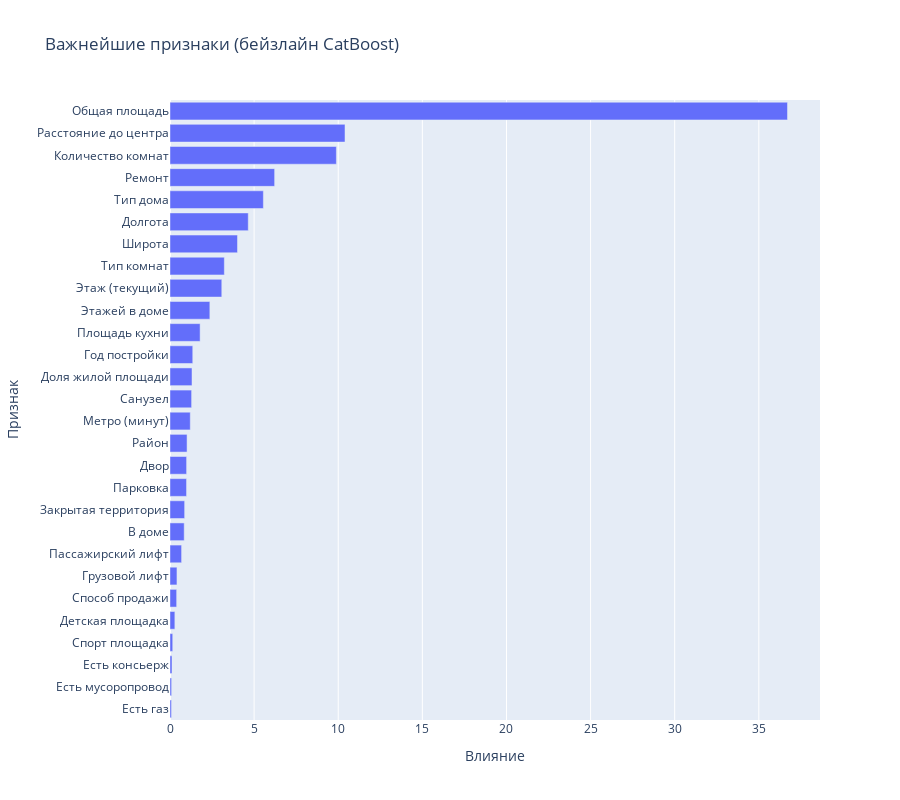

Notebook code for this chart:
### Markdown cell above
# При логарифмировании целевой переменной произошло ухудшение метрик R^2 и RMSE, поэтомe при использовании Optuna возьмем обчные значения целевой переменной

### Code cell
# Важность признаков от log-модели
log_importances = model_with_log.get_feature_importance(prettified=True)
top_log = log_importances.sort_values("Importances", ascending=False)
feature_importance_plot(top_log)

### Figure 1 — Plotly figure (JSON) as saved in the notebook; plotly's stock layout.template omitted (floating-point values rounded to 4 significant figures)
{"data": [{"alignmentgroup": "True", "hovertemplate": "Importances=%{x}<br>Feature Id=%{y}<extra></extra>", "legendgroup": "", "marker": {"color": "#636efa", "pattern": {"shape": ""}}, "name": "", "offsetgroup": "", "orientation": "h", "showlegend": false, "textposition": "auto", "type": "bar", "x": [0.08998, 0.09562, 0.1201, 0.1623, 0.289, 0.3953, 0.4135, 0.6887, 0.8438, 0.8703, 0.9829, 0.9869, 1.014, 1.205, 1.284, 1.307, 1.353, 1.79, 2.369, 3.078, 3.23, 4.012, 4.651, 5.55, 6.22, 9.89, 10.4, 36.7], "xaxis": "x", "y": ["Есть газ", "Есть мусоропровод", "Есть консьерж", "Спорт площадка", "Детская площадка", "Способ продажи", "Грузовой лифт", "Пассажирский лифт", "В доме", "Закрытая территория", "Парковка", "Двор", "Район", "Метро (минут)", "Санузел", "Доля жилой площади", "Год постройки", "Площадь кухни", "Этажей в доме", "Этаж (текущий)", "Тип комнат", "Широта", "Долгота", "Тип дома", "Ремонт", "Количество комнат", "Расстояние до центра", "Общая площадь"], "yaxis": "y"}], "layout": {"barmode": "relative", "height": 800, "legend": {"tracegroupgap": 0}, "title": {"text": " Важнейшие признаки (бейзлайн CatBoost)"}, "xaxis": {"anchor": "y", "domain": [0, 1], "title": {"text": "Влияние"}}, "yaxis": {"anchor": "x", "domain": [0, 1], "title": {"text": "Признак"}}}}
